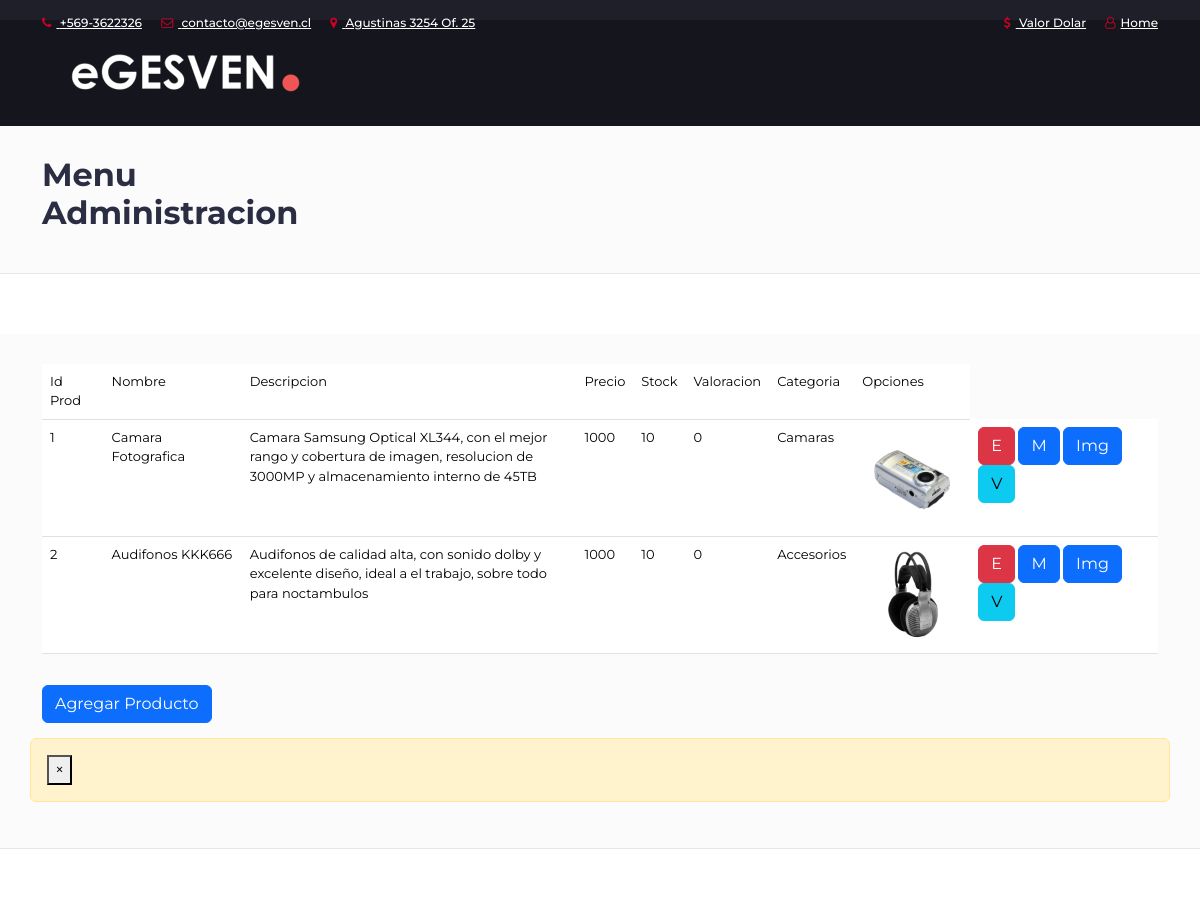
The page /administrador (upper part) on the database as committed earlier.
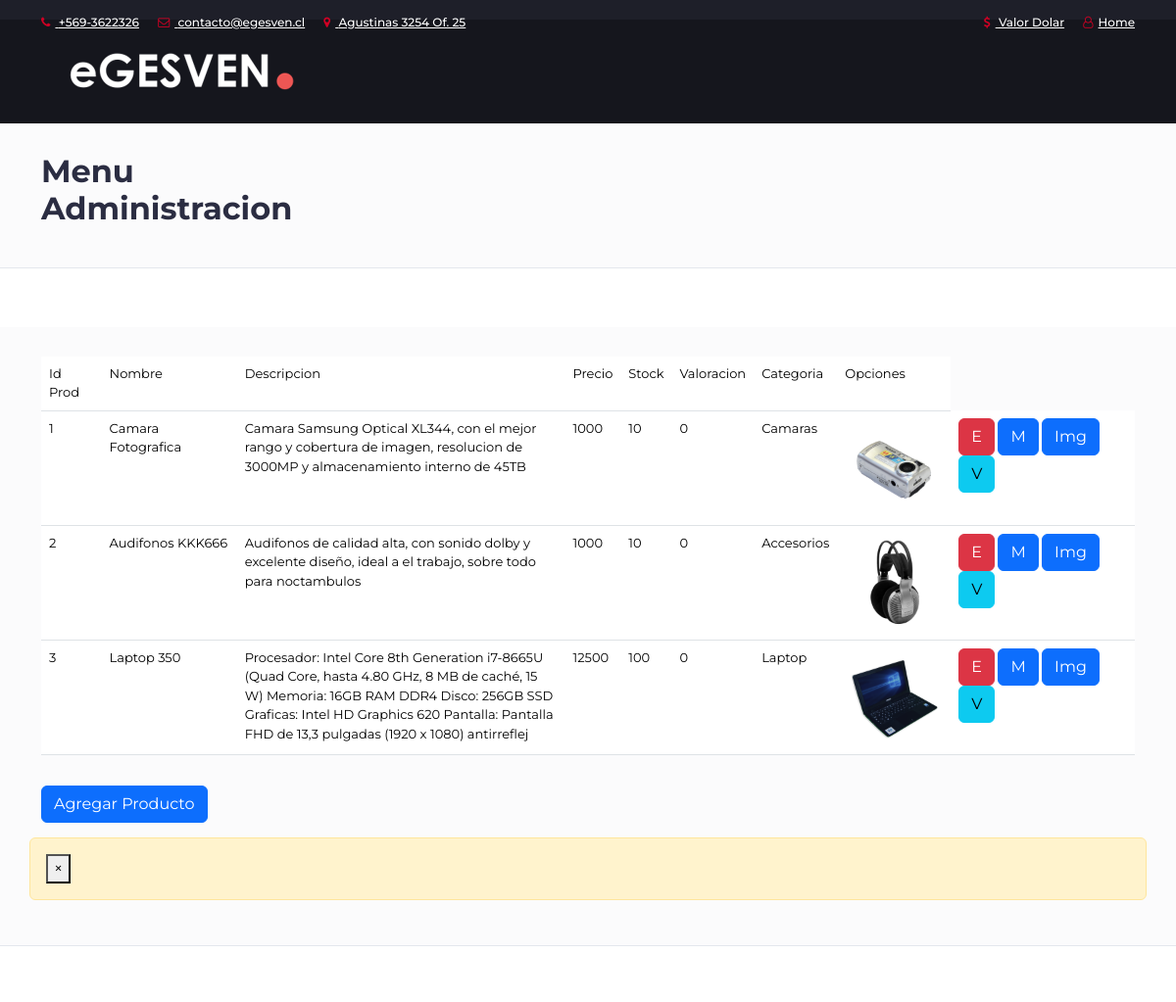
The same page on the database as committed later.
### web/models.py (models this page shows, shortened)
class Productos(models.Model):
    idproducto = models.AutoField(primary_key=True)
    nombre = models.CharField(max_length=60)
    descripcion = models.CharField(max_length=100)
    precio = models.IntegerField()
    stock = models.IntegerField()
    foto = models.ImageField(upload_to='fotos',default='fotos/no-disponible.jpg')
    valoracion = models.IntegerField()
    idcategoria = models.ForeignKey(Categoria, models.DO_NOTHING, db_column='idcategoria')

class Categoria(models.Model):
    idcategoria = models.AutoField(primary_key=True)
    descripcion = models.CharField(max_length=50)

### web/views.py (the view)
# urls.py: path('administrador', admin,name='ADM'),
def admin(request):
    contexto={}
    categorias=Categoria.objects.all()
    contexto["categorias"]=categorias
    productos= Productos.objects.all()
    contexto["data"]=productos
    return render(request,'admin.html',contexto)

### web/templates/admin.html (shortened to what this page needs)
{% extends "base_admin.html" %}
{% load static %}
{% block contenido1 %}
<div id="breadcrumb" class="section">
  <div class="container">
    <div class="row">
      <div class="col-md-4">
        <h2>Menu Administracion</h2>
      </div>
    </div>
  </div>
</div>
{% endblock contenido1 %}
{% block contenido2 %}
<div id="breadcrumb" class="section">
  <div class="container">
    <div class="row">
      <div class="col-md-12" style="font-size: small;">
        <table class="table table-hover">
          <tr>
            <td>Id Prod</td>
            <td>Nombre</td>
            <td>Descripcion</td>
            <td>Precio</td>
            <td>Stock</td>
            <td>Valoracion</td>
            <td>Categoria</td>
            <td>Opciones</td>
          </tr>
          {% for X in data %}
          <tr>
            <td>{{X.idproducto}}</td>
            <td>{{X.nombre}}</td>
            <td style="width: 30%;">{{X.descripcion}}</td>
            <td>{{X.precio}}</td>
            <td>{{X.stock}}</td>
            <td>{{X.valoracion}}</td>
            <td>{{X.idcategoria.descripcion}}</td>
            <td> <img src="{{X.foto.url}}" alt="" srcset="" width="100px" height="100px"> </td>
            <td>
              <button type="button" class="btn btn-danger" data-bs-toggle="modal"
                onclick="eliminar({{X.idproducto}},'{{X.nombre}}')">E</button>
              <button type="button" class="btn btn-primary" data-bs-toggle="modal" data-bs-target="#modificarProducto"
                onclick="modificar({{X.idproducto}},'{{X.nombre}}','{{X.descripcion}}',{{X.precio}},{{X.stock}})">M</button>
              <button type="button" class="btn btn-primary" data-bs-toggle="modal" data-bs-target="#imagenProducto"
                onclick="imagen({{X.idproducto}})">Img</button>
              <button type="button" class="btn btn-info" data-bs-toggle="modal"
                data-bs-target="#nuevoProducto">V</button>
            </td>
          </tr>
          {% endfor %}
        </table>
      </div>
      <div class="col-md-12" style="padding-top: 15px;">
        <button type="button" class="btn btn-primary" class="btn btn-primary" data-bs-toggle="modal"
          data-bs-target="#nuevoProducto">Agregar Producto</button>
      </div>
      <div class="alert alert-warning alert-dismissible" role="alert" style="margin-top:15px;">
        <button type="button" class="close" data-dismiss="alert" aria-label="Close"><span
            aria-hidden="true">&times;</span></button>
      </div>
    </div>
  </div>
</div>
</div>
{% endblock contenido2 %}

Rows that differ between the two databases and show on the page:
added Productos: idproducto "3", nombre "Laptop 350", descripcion "Procesador: Intel Core 8th Generation i7-8665U (Quad Core, hasta 4.80 GHz, 8 MB de caché, 15 W) Memoria: 16GB RAM DDR4 Disco: 256GB SSD Graficas: Intel HD Graphics 620 Pantalla: Pantalla FHD de 13,3 pulgadas (1920 x 1080) antirreflej", precio "12500", stock "100", valoracion "0", idcategoria.descripcion "Laptop", foto (picture)
